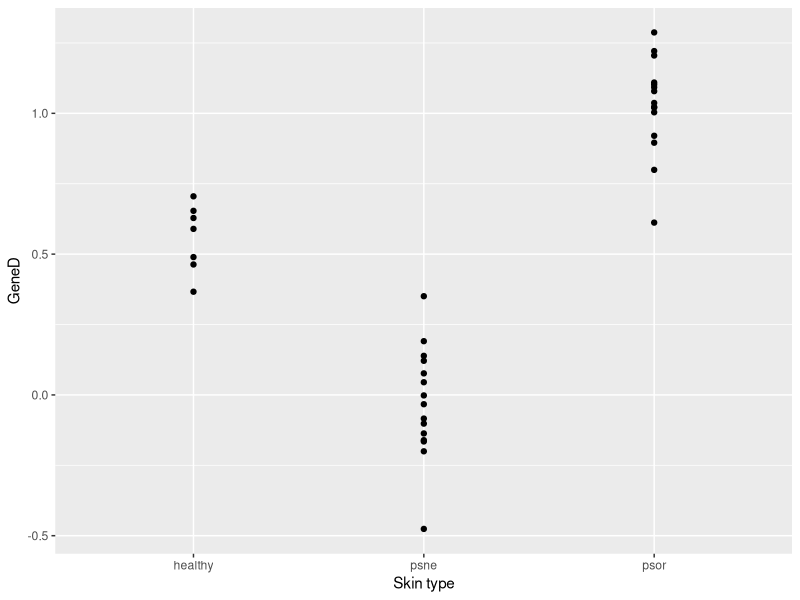
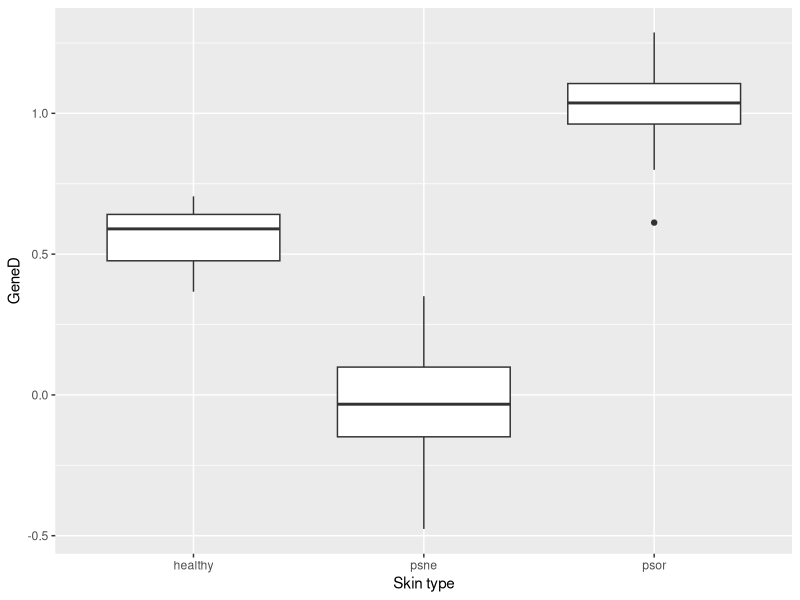

Reproduce these figures in R, in order.
## ---- chunk 1
knitr::opts_chunk$set(echo = TRUE, eval = TRUE, warning = FALSE)
## ---- chunk 2
#install.packages("tidyverse")
#install.packages("readxl")
#install.packages("emmeans")
library(tidyverse)
library(readxl)
library(emmeans)
## ---- chunk 3
psoriasisData <- read_excel("./data/psoriasis.xlsx")

# Dataset1
psorData  <- select(psoriasisData, type, GeneD)

# Dataset2
psorDataG <- select(psoriasisData, -GeneD)


psorData <- mutate(psorData, type = factor(type))
count(psorData, type)
## ---- chunk 4
ggplot(psorData, aes(x=type, y=GeneD)) +
  geom_point() + 
  labs(x="Skin type", y="GeneD")

ggplot(psorData, aes(x=type, y=GeneD)) +
  geom_boxplot() + 
  labs(x="Skin type", y="GeneD")

psorData %>% 
  group_by(type) %>% 
  summarise(avg=mean(GeneD), median=median(GeneD), sd=sd(GeneD))
## ---- chunk 5
oneway <- lm(log(GeneD) ~ type, data=psorData)
oneway
## ---- chunk 6
drop1(oneway,test="F")
## ---- chunk 7
emmeans(oneway,~type)
pairs(emmeans(oneway,~type))
